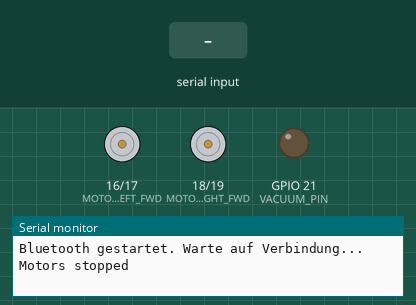
Recording of a sketch running on a simulated ESP32. Shown: motor-driver pin pairs drawn as motors (green arrow = first pin HIGH = forward, orange = second pin HIGH = backward, longer = more drive), output pins drawn as LEDs (lit = HIGH), the last lines printed to the serial monitor. The test bench sets the inputs (shaded band). Nothing arrives over Bluetooth unless stated.

Above: at 1.2 s.
1.3 s: "F90\n" received over the second serial link
At 2.5 s:
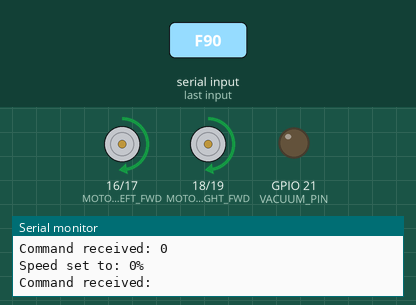
2.8 s: "B90\n" received over the second serial link
At 3.7 s:
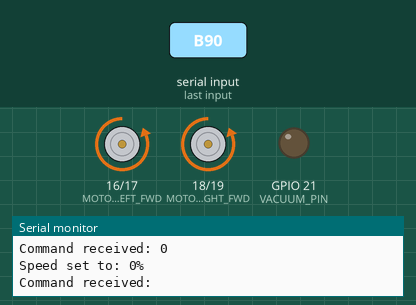
4.3 s: "L90\n" received over the second serial link
At 4.8 s:
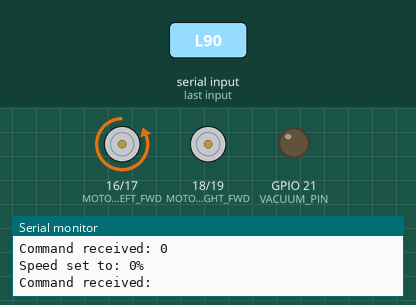
5.8 s: "R90\n" received over the second serial link
At 7.0 s:
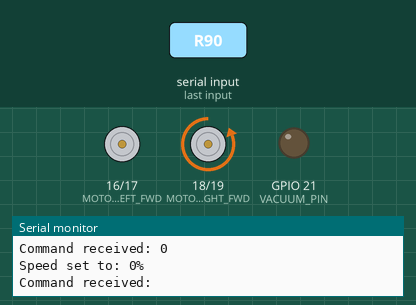
7.3 s: "B" received over the second serial link
At 8.1 s:
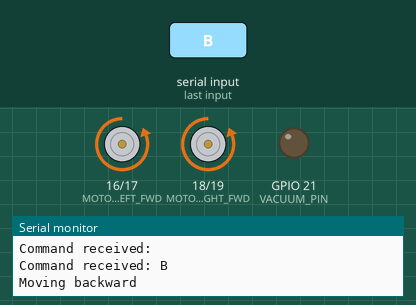
8.8 s: "L" received over the second serial link
At 9.6 s:
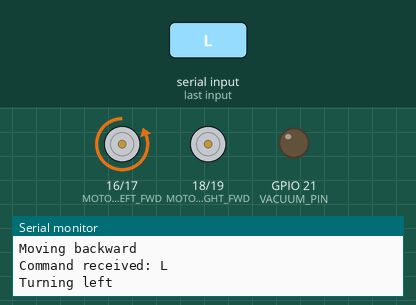
Timing chart, 0 to 11.3 s (numbered marks = the images above; inputs shaded):
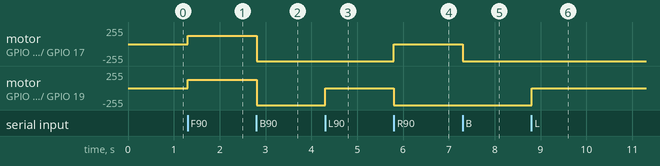

Measured:
- after the input at 1.3 s, motor on GPIO 16 (MOTOR_LEFT_FWD) / GPIO 17 (MOTOR_LEFT_BWD), motor on GPIO 18 (MOTOR_RIGHT_FWD) / GPIO 19 (MOTOR_RIGHT_BWD): stopped → forward 127/255 at once
- after the input at 2.8 s, motor on GPIO 16 (MOTOR_LEFT_FWD) / GPIO 17 (MOTOR_LEFT_BWD), motor on GPIO 18 (MOTOR_RIGHT_FWD) / GPIO 19 (MOTOR_RIGHT_BWD): forward 127/255 → backward 255/255 at once
- after the input at 4.3 s, motor on GPIO 18 (MOTOR_RIGHT_FWD) / GPIO 19 (MOTOR_RIGHT_BWD): backward 255/255 → stopped at once
- after the input at 5.8 s, motor on GPIO 16 (MOTOR_LEFT_FWD) / GPIO 17 (MOTOR_LEFT_BWD): backward 255/255 → stopped at once; motor on GPIO 18 (MOTOR_RIGHT_FWD) / GPIO 19 (MOTOR_RIGHT_BWD): stopped → backward 255/255 at once
- after the input at 7.3 s, motor on GPIO 16 (MOTOR_LEFT_FWD) / GPIO 17 (MOTOR_LEFT_BWD): stopped → backward 255/255 at once
- after the input at 8.8 s, motor on GPIO 18 (MOTOR_RIGHT_FWD) / GPIO 19 (MOTOR_RIGHT_BWD): backward 255/255 → stopped at once

The sketch:

ESP32_Vacuum_Robot.ino
```cpp
#include "BluetoothSerial.h"

// Bluetooth Setup
BluetoothSerial SerialBT;

// Motor Pins (L298N Motor Driver)
#define MOTOR_LEFT_FWD 16
#define MOTOR_LEFT_BWD 17
#define MOTOR_RIGHT_FWD 18
#define MOTOR_RIGHT_BWD 19

// PWM Channels für Geschwindigkeitskontrolle
#define PWM_CHANNEL_LEFT 0
#define PWM_CHANNEL_RIGHT 1
#define PWM_FREQ 5000
#define PWM_RESOLUTION 8

// Vacuum Motor Pin
#define VACUUM_PIN 21

// Geschwindigkeit (0-255)
int currentSpeed = 127;
bool vacuumOn = false;

void setup() {
    Serial.begin(115200);

    // Motor Pins als Output
    pinMode(MOTOR_LEFT_FWD, OUTPUT);
    pinMode(MOTOR_LEFT_BWD, OUTPUT);
    pinMode(MOTOR_RIGHT_FWD, OUTPUT);
    pinMode(MOTOR_RIGHT_BWD, OUTPUT);
    pinMode(VACUUM_PIN, OUTPUT);

    // PWM Setup
    ledcSetup(PWM_CHANNEL_LEFT, PWM_FREQ, PWM_RESOLUTION);
    ledcSetup(PWM_CHANNEL_RIGHT, PWM_FREQ, PWM_RESOLUTION);
    ledcAttachPin(MOTOR_LEFT_FWD, PWM_CHANNEL_LEFT);
    ledcAttachPin(MOTOR_RIGHT_FWD, PWM_CHANNEL_RIGHT);

    // Bluetooth starten
    SerialBT.begin("ESP32_Vacuum"); // Name des Bluetooth-Geräts
    Serial.println("Bluetooth gestartet. Warte auf Verbindung...");

    stopMotors();
}

void loop() {
    if (SerialBT.available()) {
        char command = SerialBT.read();
        processCommand(command);
    }

    delay(10);
}

void processCommand(char cmd) {
    Serial.print("Command received: ");
    Serial.println(cmd);

    switch(cmd) {
        case 'F': // Vorwärts
            moveForward();
            break;
        case 'B': // Rückwärts
            moveBackward();
            break;
        case 'L': // Links
            turnLeft();
            break;
        case 'R': // Rechts
            turnRight();
            break;
        case 'X': // Stop
            stopMotors();
            break;
        case 'V': // Vacuum Toggle
            toggleVacuum();
            break;
        case 'S': // Speed Setting
            readSpeed();
            break;
        default:
            // Prüfe ob es eine Nummer ist (für Geschwindigkeit)
            if (cmd >= '0' && cmd <= '9') {
                setSpeedFromDigit(cmd);
            }
            break;
    }
}

void moveForward() {
    digitalWrite(MOTOR_LEFT_BWD, LOW);
    digitalWrite(MOTOR_RIGHT_BWD, LOW);
    ledcWrite(PWM_CHANNEL_LEFT, currentSpeed);
    ledcWrite(PWM_CHANNEL_RIGHT, currentSpeed);
    Serial.println("Moving forward");
}

void moveBackward() {
    ledcWrite(PWM_CHANNEL_LEFT, 0);
    ledcWrite(PWM_CHANNEL_RIGHT, 0);
    digitalWrite(MOTOR_LEFT_BWD, HIGH);
    digitalWrite(MOTOR_RIGHT_BWD, HIGH);
    Serial.println("Moving backward");
}

void turnLeft() {
    digitalWrite(MOTOR_LEFT_BWD, HIGH);
    digitalWrite(MOTOR_RIGHT_BWD, LOW);
    ledcWrite(PWM_CHANNEL_LEFT, 0);
    ledcWrite(PWM_CHANNEL_RIGHT, currentSpeed);
    Serial.println("Turning left");
}

void turnRight() {
    digitalWrite(MOTOR_LEFT_BWD, LOW);
    digitalWrite(MOTOR_RIGHT_BWD, HIGH);
    ledcWrite(PWM_CHANNEL_LEFT, currentSpeed);
    ledcWrite(PWM_CHANNEL_RIGHT, 0);
    Serial.println("Turning right");
}

void stopMotors() {
    ledcWrite(PWM_CHANNEL_LEFT, 0);
    ledcWrite(PWM_CHANNEL_RIGHT, 0);
    digitalWrite(MOTOR_LEFT_BWD, LOW);
    digitalWrite(MOTOR_RIGHT_BWD, LOW);
    Serial.println("Motors stopped");
}

void toggleVacuum() {
    // Lese nächstes Zeichen für 1 oder 0
    if (SerialBT.available()) {
        char state = SerialBT.read();
        if (state == '1') {
            digitalWrite(VACUUM_PIN, HIGH);
            vacuumOn = true;
            Serial.println("Vacuum ON");
        } else if (state == '0') {
            digitalWrite(VACUUM_PIN, LOW);
            vacuumOn = false;
            Serial.println("Vacuum OFF");
        }
    }
}

void readSpeed() {
    String speedStr = "";
    delay(10);
    while (SerialBT.available()) {
        char c = SerialBT.read();
        if (c >= '0' && c <= '9') {
            speedStr += c;
        }
    }

    if (speedStr.length() > 0) {
        int speedPercent = speedStr.toInt();
        currentSpeed = map(speedPercent, 0, 100, 0, 255);
        Serial.print("Speed set to: ");
        Serial.print(speedPercent);
        Serial.print("% (");
        Serial.print(currentSpeed);
        Serial.println("/255)");
    }
}

void setSpeedFromDigit(char digit) {
    int num = digit - '0';
    currentSpeed = map(num * 10, 0, 100, 0, 255);
    Serial.print("Speed set to: ");
    Serial.print(num * 10);
    Serial.println("%");
}
```
